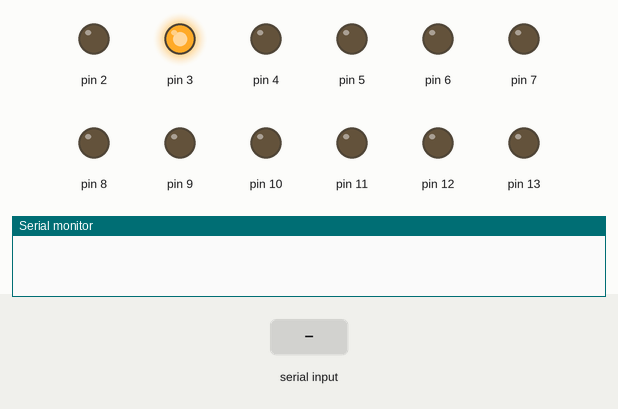
Recording of a sketch running on a simulated Arduino Uno, built with avr-gcc and run on an emulated ATmega328P. Parts: output pins drawn as LEDs (lit = HIGH), the last lines printed to the serial monitor. Inputs (shaded band) come from the test bench.

Above: at 1.2 s.
1.3 s: "0." received over Serial
At 1.8 s:
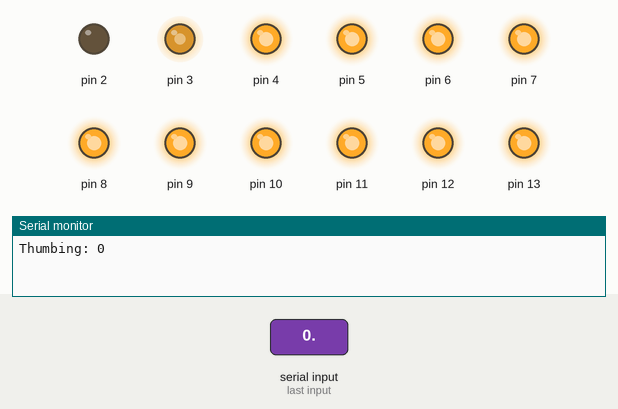
2.8 s: "27." received over Serial
At 4.0 s:
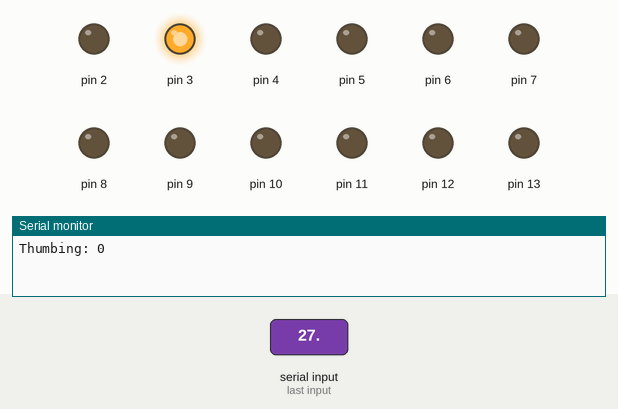
4.3 s: "5." received over Serial
At 5.3 s:
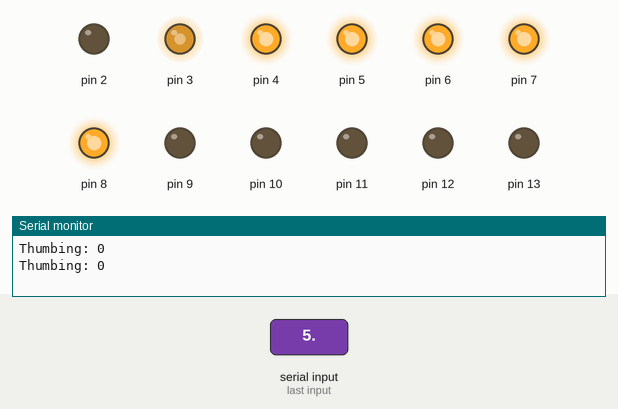
5.8 s: "28." received over Serial
At 6.5 s:
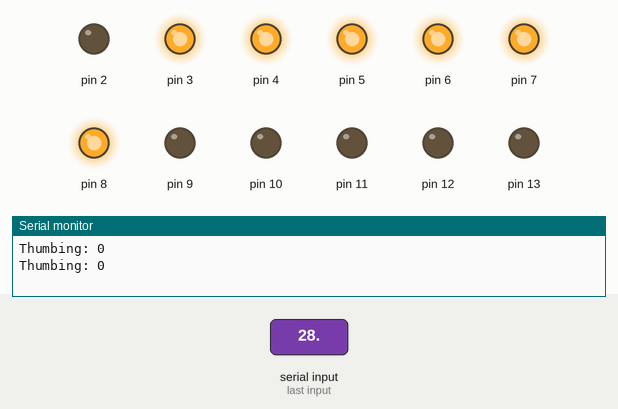
Timing chart, 0 to 8.3 s (numbered marks = the images above; inputs shaded):
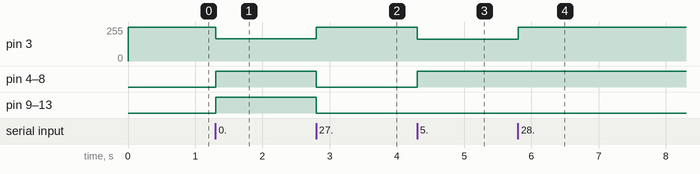

Measured:
- after the input at 1.3 s, pin 3: 255/255 → 166/255 at once; pin 4–13: LOW → HIGH at once
- after the input at 2.8 s, pin 3: 166/255 → 255/255 at once; pin 4–13: HIGH → LOW at once
- after the input at 4.3 s, pin 3: 255/255 → 163/255 at once; pin 4–8: LOW → HIGH at once
- after the input at 5.8 s, pin 3: 163/255 → 255/255 at once

The sketch:

driver.ino
```cpp
#include <math.h>
/*
#include <avr/pgmspace.h>
*/
#define DEBUG 0
/**
 * ピン3-13を使用中
 *
 * ピン3は空気量の調節用ピン(PWM)です。
 * ピン4-13は指制御です。
 * ピン2はサミング制御です。
 */

//MIDI69: ラ, FING_STEP[9]
const unsigned int FING_STEP[27][13] = {
  {0,1,1,1,1,1,1,1,1,1,1,166}, //ド
  {0,1,1,1,1,1,1,1,1,1,0,166}, //ド#
  {0,1,1,1,1,1,1,1,1,0,0,164}, //レ
  {0,1,1,1,1,1,1,1,0,0,0,164}, //レ#
  {0,1,1,1,1,1,1,0,0,0,0,163}, //ミ
  {0,1,1,1,1,1,0,0,0,0,0,163}, //ファ
  {0,1,1,1,1,0,1,1,1,0,0,165}, //ファ#
  {0,1,1,1,1,0,0,0,0,0,0,161}, //ソ
  {0,1,1,1,0,1,1,1,0,0,0,164}, //ソ#
  {0,1,1,1,0,0,0,0,0,0,0,161}, //ラ
  {0,1,1,0,1,1,0,0,0,0,0,159}, //ラ#
  {0,1,1,0,0,0,0,0,0,0,0,159}, //シ
  {0,1,0,1,0,0,0,0,0,0,0,159}, //ド
  {0,0,1,1,0,0,0,0,0,0,0,157}, //ド#
  {0,0,0,1,0,0,0,0,0,0,0,157}, //レ
  {0,0,0,1,1,1,1,1,1,0,0,157}, //レ#
  {1,1,1,1,1,1,1,0,0,0,0,157}, //ミ
  {1,1,1,1,1,1,0,0,0,0,0,157}, //ファ
  {1,1,1,1,1,0,1,1,0,0,0,156}, //ファ#
  {1,1,1,1,1,0,0,0,0,0,0,156}, //ソ
  {1,1,1,1,1,0,1,1,1,1,1,155}, //ソ#
  {1,1,1,1,0,0,0,0,0,0,0,151}, //ラ Fails from
  {1,1,1,1,0,1,1,1,1,0,0,151}, //ラ#
  {1,1,1,1,0,1,1,0,0,0,0,150}, //シ
  {1,1,1,0,0,1,1,0,0,0,0,150}, //ド
  {1,1,1,0,1,1,1,0,0,1,1,148}, //ド#
  {1,1,1,0,1,1,0,1,1,0,0,148}  //レ
};

void setup()
{
  Serial.begin(9600);
  Serial.setTimeout(600000UL);
  pinMode(2, OUTPUT);
  for(int i = 3; i < 14; i++)
  {
    pinMode(i , OUTPUT);
  }
  analogWrite(3, 255);
}

void loop()
{
  int val = 0;
  String readed = Serial.readStringUntil('.');
  if(!isNumber(readed))
  {
#ifdef DEBUG
    Serial.print("'");
    Serial.print(readed.c_str());
    Serial.println("' is not a valid number.");
#endif
    return;
  }
  val = atoi(readed.c_str());
  if(0 <= val && val <= 26)
  {
    Play(val);
  }
  else if(val == 27)
  {
    analogWrite(3, 255);
    for(short i = 0; i < 14; i++)
    {
      if(i == 0)
        digitalWrite(2, 0);
      else
        digitalWrite(i+3, 0);
    }
  }
  else if(val == 28)
  {
    analogWrite(3, 255);
  }
}

void Play(short num)
{
  analogWrite(3, FING_STEP[num][11]);
  //Serial.println(FING_STEP[num][11]);
  for(short i = 0; i < 11; i++)
  {
    if(i == 0)
    {
      digitalWrite(2, FING_STEP[num][i]);
#ifdef DEBUG
      Serial.print("Thumbing: ");
      Serial.println(FING_STEP[num][i]);
#endif
    }
    else
      digitalWrite(i+3, FING_STEP[num][i]);
#if DEBUG
    Serial.print(FING_STEP[num][i]);
  }
  Serial.print("\n");
#else
  }
#endif
}

bool isNumber(String str)
{
  if(0 >= str.length())
    return false;
  int len = str.length();
  for(int i = 0; i < str.length(); i++)
  {
    if(isSpace(str.charAt(i)))
    {
      len--;
      continue;
    }
    if(!isDigit(str.charAt(i)))
      return false;
  }
  return 0 < len;
}
```
